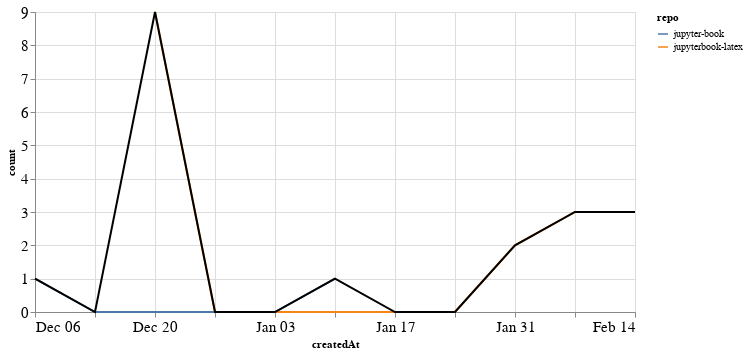

Notebook code cell kept with this figure:
### Markdown cell above
### PRs

### Code cell
prs_time = prs.groupby('repo').resample('W', on='createdAt').count()['author'].reset_index()
prs_time = prs_time.rename(columns={'author': 'count'})
prs_time_total = prs_time.groupby('createdAt').agg({"count": "sum"}).reset_index()

ch1 = alt.Chart(prs_time, width=600).mark_line().encode(
    x='createdAt',
    y='count',
    color='repo',
    tooltip="repo"
)

ch2 = alt.Chart(prs_time_total, width=600).mark_line(color="black").encode(
    x='createdAt',
    y='count',
)

ch1 + ch2

### Figure 1 — Vega-Lite specification as saved in the notebook (floating-point values rounded to 4 significant figures)
{"config": {"axisLeft": {"labelFontSize": 15}, "axisBottom": {"labelFontSize": 15}}, "layer": [{"data": {"name": "data-f885c535d61a7f549c5b2f0e6d025222"}, "mark": "line", "encoding": {"color": {"type": "nominal", "field": "repo"}, "tooltip": {"type": "nominal", "field": "repo"}, "x": {"type": "temporal", "field": "createdAt"}, "y": {"type": "quantitative", "field": "count"}}, "width": 600}, {"data": {"name": "data-6562659ebd2d6422d1e91c160d82cb77"}, "mark": {"type": "line", "color": "black"}, "encoding": {"x": {"type": "temporal", "field": "createdAt"}, "y": {"type": "quantitative", "field": "count"}}, "width": 600}], "$schema": "https://vega.github.io/schema/vega-lite/v4.8.1.json", "datasets": {"data-f885c535d61a7f549c5b2f0e6d025222": [{"repo": "jupyter-book", "createdAt": "2020-12-06T00:00:00", "count": 1}, {"repo": "jupyter-book", "createdAt": "2020-12-13T00:00:00", "count": 0}, {"repo": "jupyter-book", "createdAt": "2020-12-20T00:00:00", "count": 0}, {"repo": "jupyter-book", "createdAt": "2020-12-27T00:00:00", "count": 0}, {"repo": "jupyter-book", "createdAt": "2021-01-03T00:00:00", "count": 0}, {"repo": "jupyter-book", "createdAt": "2021-01-10T00:00:00", "count": 1}, {"repo": "jupyterbook-latex", "createdAt": "2020-12-20T00:00:00", "count": 9}, {"repo": "jupyterbook-latex", "createdAt": "2020-12-27T00:00:00", "count": 0}, {"repo": "jupyterbook-latex", "createdAt": "2021-01-03T00:00:00", "count": 0}, {"repo": "jupyterbook-latex", "createdAt": "2021-01-10T00:00:00", "count": 0}, {"repo": "jupyterbook-latex", "createdAt": "2021-01-17T00:00:00", "count": 0}, {"repo": "jupyterbook-latex", "createdAt": "2021-01-24T00:00:00", "count": 0}, {"repo": "jupyterbook-latex", "createdAt": "2021-01-31T00:00:00", "count": 2}, {"repo": "jupyterbook-latex", "createdAt": "2021-02-07T00:00:00", "count": 3}, {"repo": "jupyterbook-latex", "createdAt": "2021-02-14T00:00:00", "count": 3}], "data-6562659ebd2d6422d1e91c160d82cb77": [{"createdAt": "2020-12-06T00:00:00", "count": 1}, {"createdAt": "2020-12-13T00:00:00", "count": 0}, {"createdAt": "2020-12-20T00:00:00", "count": 9}, {"createdAt": "2020-12-27T00:00:00", "count": 0}, {"createdAt": "2021-01-03T00:00:00", "count": 0}, {"createdAt": "2021-01-10T00:00:00", "count": 1}, {"createdAt": "2021-01-17T00:00:00", "count": 0}, {"createdAt": "2021-01-24T00:00:00", "count": 0}, {"createdAt": "2021-01-31T00:00:00", "count": 2}, {"createdAt": "2021-02-07T00:00:00", "count": 3}, {"createdAt": "2021-02-14T00:00:00", "count": 3}]}}
